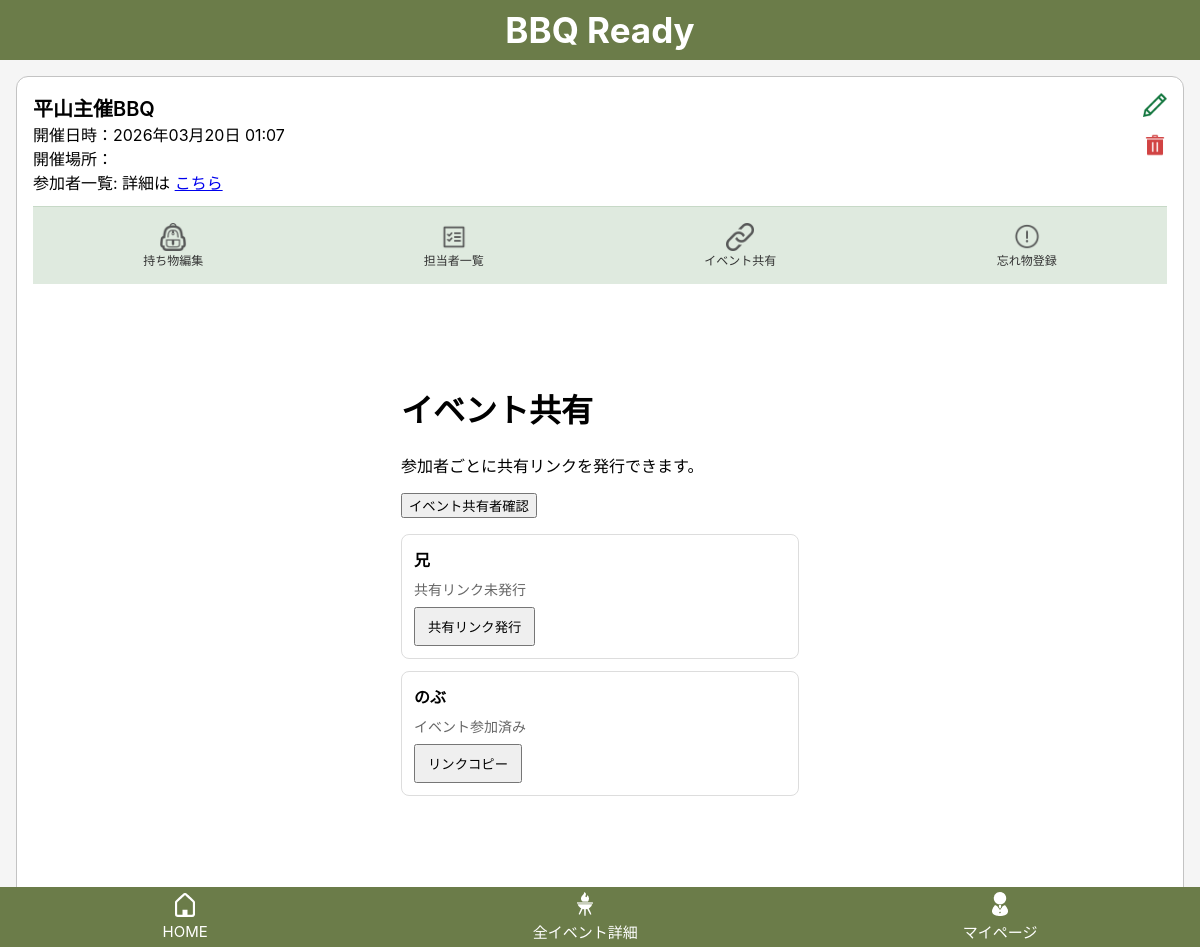
/events/115/share (signed in), run on the app's committed database.
### bbq_app/models.py (models this page shows, shortened)
class Event(models.Model):
    user = models.ForeignKey(settings.AUTH_USER_MODEL, on_delete=models.CASCADE, related_name="events")
    name = models.CharField("イベント名", max_length=30)
    held_at = models.DateTimeField("開催日時", null=True, blank=True)
    location = models.CharField("開催場所", max_length=50, blank=True)
    created_at = models.DateTimeField("作成日時", auto_now_add=True)
    updated_at = models.DateTimeField("更新日時", auto_now=True)

class Participant(models.Model):
    event = models.ForeignKey(Event, on_delete=models.CASCADE, related_name="participants")
    user = models.ForeignKey(
        settings.AUTH_USER_MODEL,
        null=True,
        blank=True,
        on_delete=models.SET_NULL,
        related_name="participant"
    )
    name = models.CharField("表示名", max_length=30)
    created_at = models.DateTimeField("作成日時", auto_now_add=True)
    updated_at = models.DateTimeField("更新日時", auto_now=True)

### bbq_app/views.py (the view)
# urls.py: path("events/<int:event_id>/share", views.event_share, name="event_share"),
@login_required
def event_share(request, event_id):
    event = get_object_or_404(Event, id=event_id, user=request.user)
    participants =Participant.objects.filter(event=event).exclude(user=event.user).order_by("id")
    invitations = Invitation.objects.filter(
        participant__event=event
    ).select_related("participant")
    invitation_map ={
        invitation.participant_id: invitation for invitation in invitations
    }
    share_rows = []
    shared_rows = []
    for participant in participants:
        invitation = invitation_map.get(participant.id)
        invite_url = None
        share_status = "pending"
        if invitation:
            invite_url = request.build_absolute_uri(
                reverse("invitation_access", args=[invitation.token])
            )
            if invitation.guest_name:
                share_status = "joined"
            elif invitation.expires_at and invitation.expires_at < timezone.now():
                share_status = "expired"
            else:
                share_status = "active"
        row = {
            "participant": participant,
            "invitation": invitation,
            "invite_url": invite_url,
            "share_status": share_status,
        }
        share_rows.append(row)
        if share_status in ["active", "joined"]:
            shared_rows.append(row)
    return render(
        request,
        "bbq_app/event_share.html",
        {
            "event": event,
            "share_rows": share_rows,
            "shared_rows": shared_rows
        }
    )

### bbq_app/templates/bbq_app/event_share.html (shortened to what this page needs)
{% extends "bbq_app/base.html" %}
{% block header %}
  {% include "bbq_app/partials/event_header.html" %}
{% endblock %}
{% block content %}
<h1>イベント共有</h1>
<p>参加者ごとに共有リンクを発行できます。</p>
<button type="button" onclick="openSharedUsersModal()">
    イベント共有者確認
</button>
<ul class="share-list">
    {% for row in share_rows %}
        <li class="share-list__item">
            <div class="share-list__name">
                {{ row.participant.name }}
            </div>
            <div class="share-list__status">
                {% if row.share_status == "pending" %}
                    共有リンク未発行
                {% elif row.share_status == "active" %}
                    共有リンク発行済み
                {% elif row.share_status == "joined" %}
                    イベント参加済み
                {% elif row.share_status == "expired" %}
                    共有リンク期限切れ
                {% endif %}
            </div>
            <div class="share-list__actions">
                {% if row.share_status == "pending" %}
                    <form method="post" action="{% url 'invitation_create' event.id %}">
                        <button type="submit">共有リンク発行</button>
                    </form>
                {% elif row.share_status == "active" %}
                    <button type="button" onclick="copyInviteUrl('{{ row.invite_url }}')">
                        リンクコピー
                    </button>
                {% elif row.share_status == "joined" %}
                    <button type="button" onclick="copyInviteUrl('{{ row.invite_url }}')">
                        リンクコピー
                    </button>
                {% elif row.share_status == "expired" %}
                    <form method="post" action="{% url 'invitation_create' event.id %}">
                        {% csrf_token %}
                        <input type="hidden" name="participant_id" value="{{ row.participant.id }}">
                        <button type="submit">再発行</button>
                    </form>
                {% endif %}
            </div>
        </li>
    {% empty %}
        <li>イベント参加者はまだいません</li>
    {% endfor %}
</ul>
{% endblock %}

### bbq_app/templates/bbq_app/partials/event_header.html (shortened to what this page needs)
{% load static %}
{% include "bbq_app/partials/top_bar.html" %}
{% if event %}
<div class="event-header">
  <div class="event_header__top">
    <div>
      <div class="event-header__title">{{ event.name }}</div>
      <div class="event-header__meta">
        開催日時：{{ event.held_at|date:"Y年m月d日 H:i" }}<br>
        開催場所：{{ event.location }}<br>
        参加者一覧: 詳細は
        <a href="#" onclick="openParticipantsModal(); return false;">こちら</a>
      </div>
    </div>
    <div class="event-header__actions">
      <a href="{% url 'event_edit' event.id %}">
        <img src="{% static 'bbq_app/images/pencil.png' %}" width="24">
      </a>
      <a href="#" onclick="openDeleteModal({{ event.id }}); return false;">
        <img src="{% static 'bbq_app/images/trashcan.png' %}" width="24">
      </a>
    </div>
  </div>
  <div class="event-header__nav">
    <a href="{% url 'item_edit' event.id %}"
       class="{% if request.resolver_match.url_name == 'item_edit' %}active{% endif %}">
      <img src="{% static 'bbq_app/images/item_edit.png' %}" width="28">
      <span>持ち物編集</span>
    </a>
    <a href="{% url 'item_assign' event.id %}"
       class="{% if request.resolver_match.url_name == 'item_assign' %}active{% endif %}">
      <img src="{% static 'bbq_app/images/event_participants.png' %}" width="28">
      <span>担当者一覧</span>
    </a>
    <a href="{% url 'event_share' event.id %}"
       class="{% if request.resolver_match.url_name == 'event_share' %}active{% endif %}">
      <img src="{% static 'bbq_app/images/event_share.png' %}" width="28" alt="共有">
      <span>イベント共有</span>
    </a>
    <a href="#"
       onclick="openForgotModal(); return false;">
      <img src="{% static 'bbq_app/images/forgot_item.png' %}" width="28">
      <span>忘れ物登録</span>
    </a>
  </div>
{% endif %}

### bbq_app/static/bbq_app/css/style.css (style rules this page uses)
body { margin: 0; background: #f5f5f5; font-family: -apple-system, BlinkMacSystemFont, "Helvetica Neue", sans-serif; }
.event-header { background: white; border: 1px solid #c3c3c3; border-radius: 12px; margin: 16px; padding: 16px; margin-top: 76px; position: relative; }
.event-header__title { font-size: 20px; font-weight: 600; }
.event-header__nav { display: flex; justify-content: space-around; background: #dfeadf; padding: 10px 0; border-top: 1px solid #c7d9c7; margin-top: 12px; }
.event-header__nav a { display: flex; flex-direction: column; align-items: center; text-decoration: none; font-size: 12px; color: #333; padding: 6px 10px; border-radius: 6px; transition: 0.2s; }
.event-header__actions { position: absolute; top: 16px; right: 16px; display: flex; flex-direction: column; gap: 12px; }
.event-header__actions a { text-decoration: none; }
.share-list { max-height: 400px; overflow-y: auto; padding: 0; }
.share-list__item { border: 1px solid #ddd; border-radius: 8px; padding: 12px; margin-bottom: 12px; background: #fff; }
.share-list__name { font-weight: bold; margin-bottom: 8px; }
.share-list__status { margin-bottom: 8px; font-size: 14px; color: #666; }
.share-list__actions form { display: inline; }
.share-list__actions button { padding: 8px 12px; }

### data on the page
Event: name "平山主催BBQ", held_at "2026年03月20日 01:07"
Participant: participant.name "兄", shows "共有リンク未発行"
Participant: participant.name "のぶ", shows "イベント参加済み"
